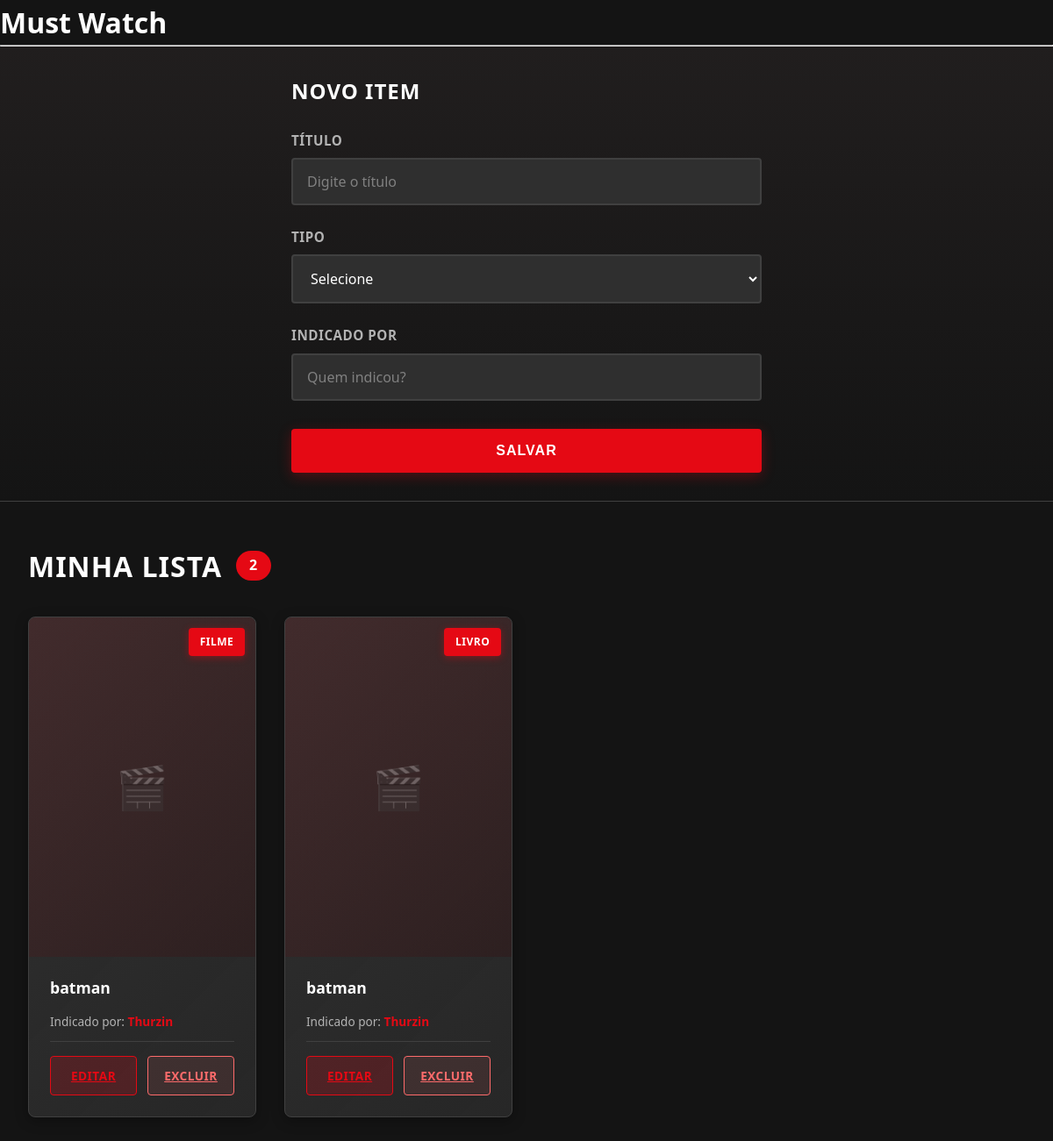
The app's page /lista, older data.
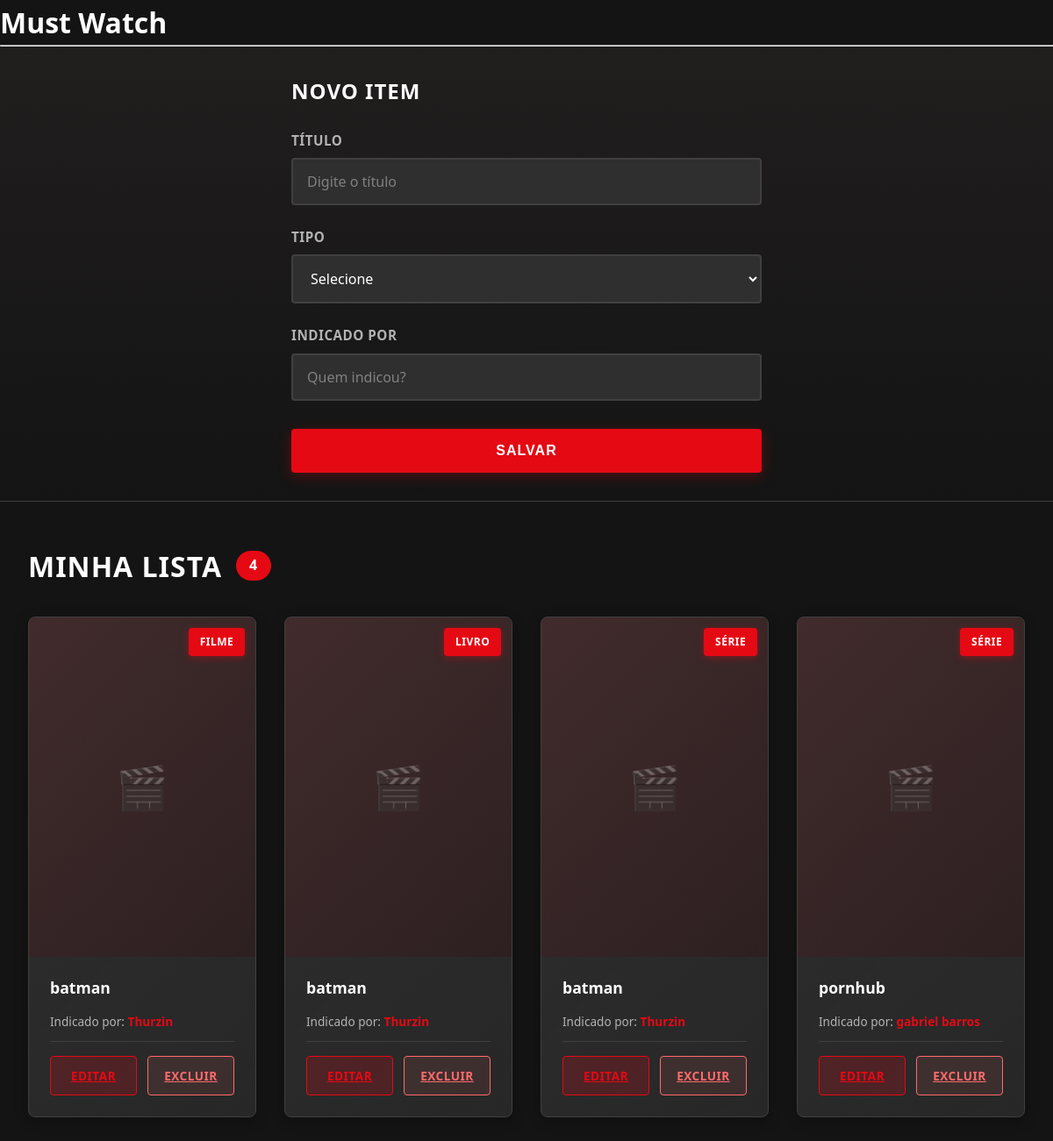
The same page, newer data.
### tables this page shows
CREATE TABLE mustwatch (
            id_item INTEGER PRIMARY KEY AUTOINCREMENT,
            titulo_item TEXT NOT NULL,
            tipo_item TEXT NOT NULL,
            indicado_por TEXT
        );

### app.py (the view, shortened to what this page needs)
@app.route("/lista", methods=["GET", "POST"])
def lista():
    itens = MustWatch.obter_lista()
    return render_template(
        "lista.html",
        titulo="Lista Must Watch",
        itens=itens
    )

### models/database.py (called while the page is built)
    def buscar_tudo(self, query: str, params: tuple = ()) -> list[Any]:
        self.cursor.execute(query, params)
        return self.cursor.fetchall()

    def close(self) -> None:
        self.connection.close()

    def __enter__(self) -> Self:
        return self

    def __exit__(
        self,
        exc_type: Optional[Type[BaseException]],
        exc_value: Optional[BaseException],
        tb: Optional[TracebackType]
    ) -> None:
        if exc_type is not None:
            print("Erro no banco:")
            print(exc_value)
            traceback.print_tb(tb)
        self.close()

### models/item.py (called while the page is built)
    @classmethod
    def obter_lista(cls) -> list[Self]:
        with Database() as db:
            query: str = """
            SELECT titulo_item, tipo_item, indicado_por, id_item
            FROM mustwatch;
            """
            resultados: list[Any] = db.buscar_tudo(query)
            return [
                cls(titulo, tipo, indicado, id_item)
                for titulo, tipo, indicado, id_item in resultados
            ]

### templates/lista.html (shortened to what this page needs)
{% extends "base.html" %}
{% block conteudo %}
<div class="netflix-form-section">
    <div class="form-container">
        <h2 class="form-title">
            {% if item_selecionado %}
                Editar Item
            {% else %}
                Novo Item
            {% endif %}
        </h2>
        {% if item_selecionado %}
        <form class="netflix-form" method="POST" action="{{ url_for('update', idItem=item_selecionado.id_item) }}">
        {% else %}
        <form class="netflix-form" method="POST" action="{{ url_for('lista') }}">
        {% endif %}
            <div class="form-group">
                <label>Título</label>
                <input type="text"
                       name="titulo-item"
                       placeholder="Digite o título"
                       value="{{ item_selecionado.titulo_item if item_selecionado else '' }}"
                       required>
            </div>
           <div class="form-group">
    <label>Tipo</label>
    <select name="tipo-item" required>
        <option value="">Selecione</option>
    </select>
</div>
            <div class="form-group">
                <label>Indicado por</label>
                <input type="text"
                       name="indicado-por"
                       placeholder="Quem indicou?"
                       value="{{ item_selecionado.indicado_por if item_selecionado else '' }}">
            </div>
            <button type="submit" class="btn-submit">
                {% if item_selecionado %}Atualizar{% else %}Salvar{% endif %}
            </button>
        </form>
    </div>
</div>
<div class="netflix-content">
    <div class="content-header">
        <h2 class="content-title">
            Minha Lista
            <span class="filme-count">{{ itens|length }}</span>
        </h2>
    </div>
    {% if itens|length == 0 %}
        <div class="empty-state">
            <div class="empty-icon">🎬</div>
            <h3>Nenhum item ainda</h3>
            <p>Adicione seu primeiro filme ou série!</p>
        </div>
    {% else %}
    <div class="filmes-grid">
        {% for item in itens %}
        <div class="filme-card">
            <div class="filme-poster">
                <div class="poster-placeholder"></div>
                <span class="tipo-badge">
                    {{ item.tipo_item }}
                </span>
            </div>
            <div class="filme-info">
                <div class="filme-titulo">
                    {{ item.titulo_item }}
                </div>
                <div class="filme-indicado">
                    Indicado por:
                    <strong>{{ item.indicado_por }}</strong>
                </div>
                <div class="filme-actions">
                    <a href="{{ url_for('update', idItem=item.id_item) }}" class="btn-action btn-editar">
                        Editar
                    </a>
                    <a href="{{ url_for('delete', idItem=item.id_item) }}" class="btn-action btn-excluir">
                        Excluir
                    </a>
                </div>
            </div>
        </div>
        {% endfor %}
    </div>
    {% endif %}
</div>
{% endblock %}

Row changes from the older to the newer data that the page shows:
added mustwatch: tipo_item "SÉRIE", titulo_item "batman", indicado_por "Thurzin"
added mustwatch: tipo_item "SÉRIE", titulo_item "pornhub", indicado_por "gabriel barros"
Text that changed along with them:
{{ itens|length }}: "2" → "4"
